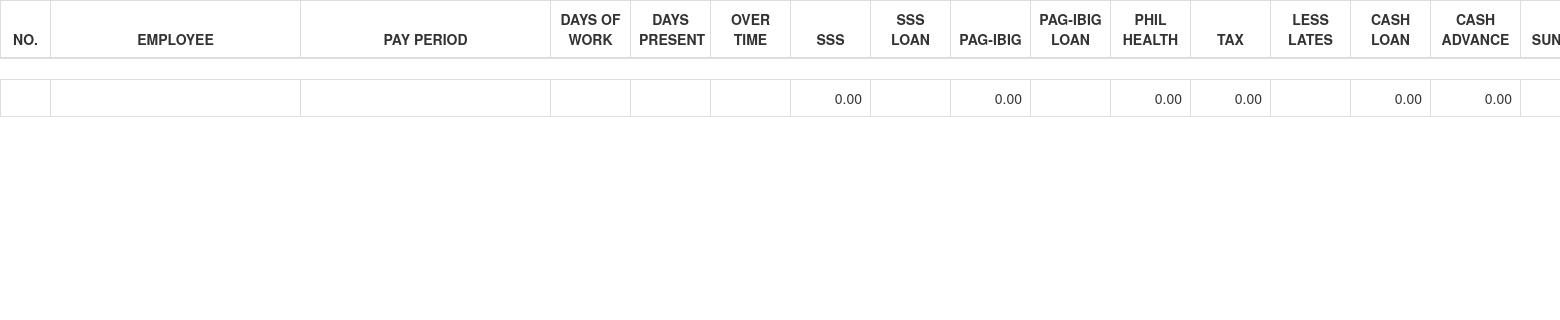
Page /summarypayroll.php (signed in) on the earlier database version.
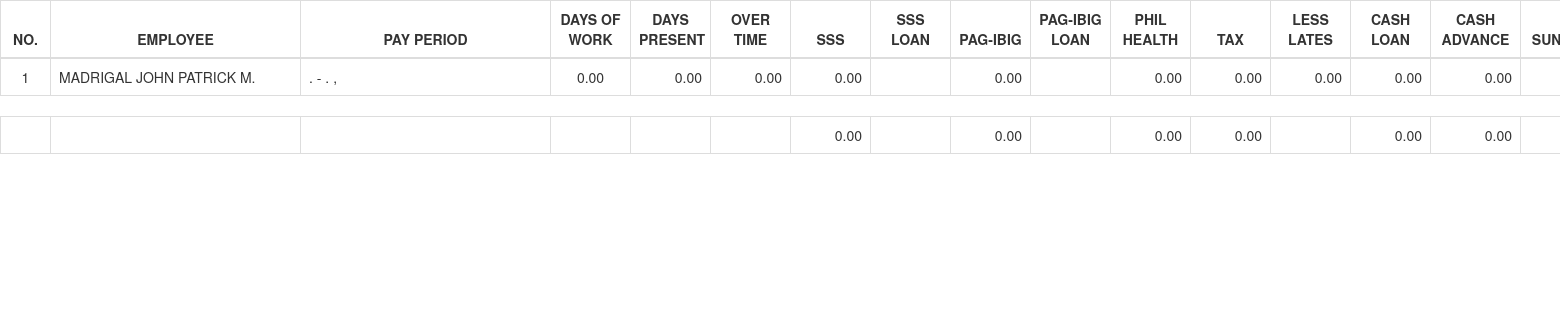
Same page on the later database version.
### tables this page shows
CREATE TABLE `hurtajadmin_employee` (
  `id` int(11) NOT NULL,
  `employee_id` varchar(100) NOT NULL,
  `employee_fname` varchar(255) NOT NULL,
  `employee_mname` varchar(255) NOT NULL,
  `employee_lname` varchar(255) NOT NULL,
  `employee_gender` int(11) NOT NULL,
  `employee_birthday` datetime NOT NULL,
  `employee_phone` varchar(255) NOT NULL,
  `employee_address` varchar(255) NOT NULL,
  `employee_date_hired` datetime NOT NULL,
  `employee_date_start` datetime NOT NULL,
  `employee_date_end` datetime NOT NULL,
  `employee_date_added` datetime NOT NULL,
  `employee_status` int(11) NOT NULL
);

### summarypayroll.php (the view, shortened to what this page needs)
<?php
include_once("include/loginstatus.php");
$type = "1";
$to = "1";
if($type == "1") {
    $empid = "0";
    $year = $_GET["year"];
    $monthtext = "";
    $prevmonthtext = "";
    $daytext1 = "";
    $daytext2 = "";
    $prevyear = "";
} else if($type == "2") {
    $typetext = "13th Month Pay";
    $empid = $_GET["empid"];
    $year = $_GET["year"];
}
?>
<!DOCTYPE html>
<html lang="en">
  <head>
    <link rel="stylesheet" href="https://maxcdn.bootstrapcdn.com/bootstrap/3.3.0/css/bootstrap.min.css">
  </head>
  <body>
    <table class="table table-bordered">
            <thead>
                <tr>
                    <th style="width: 50px;">NO.</th>
                    <th style="width: 250px;">EMPLOYEE</th>
                    <th style="width: 250px;">PAY PERIOD</th>
                    <th style="width: 80px;">DAYS OF WORK</th>
                    <th style="width: 80px;">DAYS PRESENT</th>
                    <th style="width: 80px;">OVER TIME</th>
                    <th style="width: 80px;">SSS</th>
                    <th style="width: 80px;">SSS LOAN</th>
                    <th style="width: 80px;">PAG-IBIG</th>
                    <th style="width: 80px;">PAG-IBIG LOAN</th>
                    <th style="width: 80px;">PHIL HEALTH</th>
                    <th style="width: 80px;">TAX</th>
                    <th style="width: 80px;">LESS LATES</th>
                    <th style="width: 80px;">CASH LOAN</th>
                    <th style="width: 90px;">CASH ADVANCE</th>
                    <th style="width: 80px;">SUNDAY</th>
                </tr>
            </thead>
            <tbody>
  <?php
                                            if($type == "1") {
                                                if($to == "1") {
                                                    $sql = "SELECT * FROM hurtajadmin_employee ORDER BY id DESC";
                                                } else if($to == "2") {
                                                    $sql = "SELECT * FROM hurtajadmin_employee WHERE employee_id = '$empid' ORDER BY id DESC";
                                                }
                                                $query = mysqli_query($db_conn, $sql);
                                                $count = 0;
                                                $sssgrandtotal = 0;
                                                $pagibiggrandtotal = 0;
                                                $philhealthgrandtotal = 0;
                                                $taxgrandtotal = 0;
                                                $cashloangrandtotal = 0;
                                                $cashadvancegrandtotal = 0;
                                                while($row = mysqli_fetch_array($query)) {
                                                    $count++;
                                                    $empid = $row["employee_id"];
                                                    $fname = $row["employee_fname"];
                                                    $mname = $row["employee_mname"];
                                                    $lname = $row["employee_lname"];
                                                    $mnameinitial = substr($mname, 0, 1);
                                                    $perhour = 0;
                                                    $sundayhoursworked = 0;
                                                    $sql1 = "SELECT * FROM hurtajadmin_employee_settings WHERE employee_id = '$empid'";
                                                    $query1 = mysqli_query($db_conn, $sql1);
                                                    $count1 = mysqli_num_rows($query1);
                                                    if($count1 > 0) {
                                                        while($row1 = mysqli_fetch_array($query1)) {
                                                            $perhour = $row1["employee_settings_perhour"];
                                                        }
                                                    }
                                                    $cashloanfinal = "";
                                                    $cashadvancefinal = "";
                                                    $deductionfinal = "";
                                                    $daysofwork = "";
                                                    $hoursworked = "";
                                                    $othoursworked = "";
                                                    $otbasedhoursworked = "";
                                                    $regularholidayfinal = "";
                                                    $regularholidaybonushoursfinal = "";
                                                    $specialholidayfinal = "";
                                                    $specialholidaybonushoursfinal = "";
                                                    $latecountfinal = "";
                                                    $taxcontfinal = "0";
                                                    $pagibigcontfinal = "0";
                                                    $ssscontfinal = "0";
                                                    $philhealthcontfinal = "0";
                                                    $sssgrandtotal = $sssgrandtotal + $ssscontfinal;
                                                    $pagibiggrandtotal = $pagibiggrandtotal + $pagibigcontfinal;
                                                    $philhealthgrandtotal = $philhealthgrandtotal + $philhealthcontfinal;
                                                    $taxgrandtotal = $taxgrandtotal + $taxcontfinal;
                                                    $cashloangrandtotal = $cashloangrandtotal + $cashloanfinal;
                                                    $cashadvancegrandtotal = $cashadvancegrandtotal + $cashadvancefinal;
                                                    echo '
                                                    <tr>
                                                        <td style="text-align: center;">'.$count.'</td>
                                                        <td style="text-align: left;">'.strtoupper($lname).' '.strtoupper($fname).' '.strtoupper($mnameinitial).'.</td>
                                                        <td style="text-align: left;">'.strtoupper($prevmonthtext).'. '.$daytext1.''.$prevyear.' - '.strtoupper($monthtext).'. '.$daytext2.', '.$year.'</td>
                                                        <td style="text-align: center;">'.number_format($daysofwork, 2, '.', ',').'</td>
                                                        <td style="text-align: right;">'.number_format($hoursworked/8, 2, '.', ',').'</td>
                                                        <td style="text-align: right;">'.number_format($otbasedhoursworked, 2, '.', ',').'</td>
                                                        <td style="text-align: right;">'.number_format($ssscontfinal, 2, '.', ',').'</td>
                                                        <td style="text-align: right;"></td>
                                                        <td style="text-align: right;">'.number_format($pagibigcontfinal, 2, '.', ',').'</td>
                                                        <td style="text-align: right;"></td>
                                                        <td style="text-align: right;">'.number_format($philhealthcontfinal, 2, '.', ',').'</td>
                                                        <td style="text-align: right;">'.number_format($taxcontfinal, 2, '.', ',').'</td>
                                                        <td style="text-align: right;">'.number_format($latecountfinal, 2, '.', ',').'</td>
                                                        <td style="text-align: right;">'.number_format($cashloanfinal, 2, '.', ',').'</td>
                                                        <td style="text-align: right;">'.number_format($cashadvancefinal, 2, '.', ',').'</td>
                                                        <td style="text-align: right;">'.number_format($sundayhoursworked, 2, '.', ',').'</td>
                                                        <td style="text-align: right;">'.number_format($perhour, 2, '.', ',').'</td>
                                                        <td style="text-align: left;">'.strtoupper($monthtext).'. '.$period.', '.$year.'</td>
                                                        <td style="text-align: right;">'.number_format($perhour*8, 2, '.', ',').'</td>
                                                        <td style="text-align: right;">'.number_format(($hoursworked-$sundayhoursworked-$regularholidayfinal-$specialholidayfinal)*$perhour, 2, '.', ',').'</td>
                                                        <td style="text-align: right;">'.number_format($othoursworked*$perhour, 2, '.', ',').'</td>
                                                        <td style="text-align: right;">'.number_format($sundayhoursworked*$perhour, 2, '.', ',').'</td>
                                                        <td style="text-align: right;">'.number_format(($regularholidayfinal+$regularholidaybonushoursfinal)*$perhour, 2, '.', ',').'</td>
                                                        <td style="text-align: right;">'.number_format(($specialholidayfinal+$specialholidaybonushoursfinal)*$perhour, 2, '.', ',').'</td>
                                                        <td style="text-align: right;">'.number_format((($hoursworked-$sundayhoursworked-$regularholidayfinal-$specialholidayfinal)*$perhour)+($othoursworked*$perhour)+($sundayhoursworked*$perhour)+(($regularholidayfinal+$regularholidaybonushoursfinal)*$perhour)+(($specialholidayfinal+$specialholidaybonushoursfinal)*$perhour), 2, '.', ',').'</td>
                                                        <td style="text-align: right;">'.number_format($deductionfinal+$cashloanfinal+$cashadvancefinal+($latecountfinal*$perhour), 2, '.', ',').'</td>
                                                        <td style="text-align: right;">'.number_format((($hoursworked-$sundayhoursworked-$regularholidayfinal-$specialholidayfinal)*$perhour)+($othoursworked*$perhour)+($sundayhoursworked*$perhour)+(($regularholidayfinal+$regularholidaybonushoursfinal)*$perhour)+(($specialholidayfinal+$specialholidaybonushoursfinal)*$perhour)-($deductionfinal+$cashloanfinal+$cashadvancefinal+($latecountfinal*$perhour)), 2, '.', ',').'</td>
                                                    </tr>
                                                    ';
                                                }
                                            }
  ?>
            </tbody>
        </table>
        <table class="table table-bordered">
            <tbody>
                <tr>
                    <td style="width: 50px;"></td>
                    <td style="width: 250px;"></td>
                    <td style="width: 250px;"></td>
                    <td style="width: 80px;"></td>
                    <td style="width: 80px;"></td>
                    <td style="width: 80px;"></td>
                    <td style="width: 80px; text-align: right;"><?php echo number_format($sssgrandtotal, 2, '.', ','); ?></td>
                    <td style="width: 80px;"></td>
                    <td style="width: 80px; text-align: right;"><?php echo number_format($pagibiggrandtotal, 2, '.', ','); ?></td>
                    <td style="width: 80px;"></td>
                    <td style="width: 80px; text-align: right;"><?php echo number_format($philhealthgrandtotal, 2, '.', ','); ?></td>
                    <td style="width: 80px; text-align: right;"><?php echo number_format($taxgrandtotal, 2, '.', ','); ?></td>
                    <td style="width: 80px;"></td>
                    <td style="width: 80px; text-align: right;"><?php echo number_format($cashloangrandtotal, 2, '.', ','); ?></td>
                    <td style="width: 90px; text-align: right;"><?php echo number_format($cashadvancegrandtotal, 2, '.', ','); ?></td>
                    <td style="width: 80px;"></td>
                </tr>
            </tbody>
        </table>
  </body>
</html>

### summarypayroll.php (style rules this page uses)
table { border: 1px solid black; table-layout: fixed; width: 200px; margin: 0px; }
th { border: 1px solid black; text-align: center; }
body { padding: 0; }

Differences in the rows shown:
added hurtajadmin_employee: employee_lname "MADRIGAL", employee_fname "JOHN PATRICK", employee_mname "M", daysofwork "0.00", hoursworked "0.00", otbasedhoursworked "0.00", ssscontfinal "0.00", pagibigcontfinal "0.00", philhealthcontfinal "0.00", taxcontfinal "0.00", latecountfinal "0.00", cashloanfinal "0.00", cashadvancefinal "0.00"
